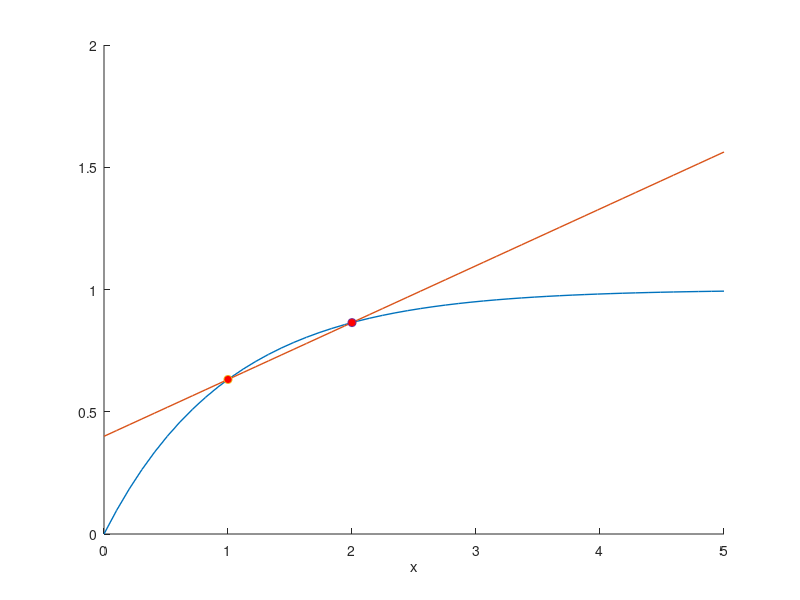

Here is the MATLAB script that generated this plot:
close all;
clear;
clc;

% actual function
x = linspace(0, 5, 50);
fx = 1 - exp(-x);

% input
x0 = 1;
x1 = 2;
fx0 = 1 - exp(-x0);
fx1 = 1 - exp(-x1);

% calculate the linear newton interpolation f1(x)
f1x = fx0 + (fx1 - fx0)/(x1 - x0) * (x - x0);

% plot
hold on;

plot(x, fx, 'lineWidth', 1);
plot(x, f1x, 'lineWidth', 1);

plot(x0, fx0, 'o', 'markerFaceColor', 'r');
plot(x1, fx1, 'o', 'markerFaceColor', 'r');

xlabel('x');